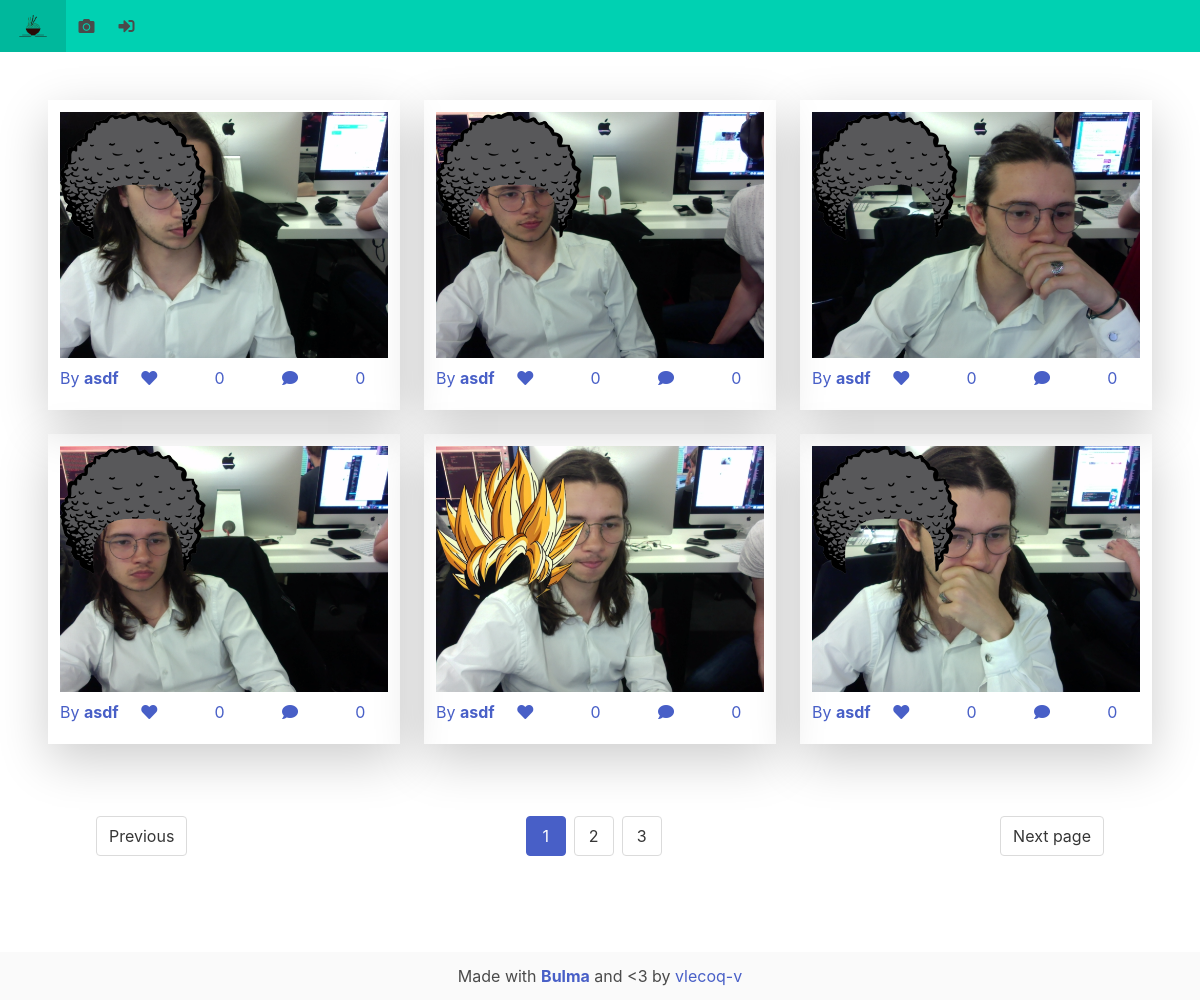
The page / on the database its author committed.
### tables this page shows
CREATE TABLE `pics` (
  `pic_path` varchar(100) NOT NULL,
  `pic_id` int(11) NOT NULL,
  `usr_id` int(11) NOT NULL
);

### controller/controller.php (called while the page is built, shortened)
<?php
require_once('model/pics.php');
require_once('model/likes.php');
require_once('model/comments.php');
function homepage($offset) {
	if (!isset($offset) || $offset < 0)
		$offset = 0;
	require('homepage.php');
}

### model/pics.php (called while the page is built, shortened)
<?php
class pics {
	public function get_count() {
		$db = $this->db_connect();
		$sql = "SELECT COUNT(*) FROM pics";
		$stmt = $db->prepare($sql);
		$stmt->execute();
		$this->count = $stmt->fetch()[0];
	}
	public function get_6($offset) {
		$db = $this->db_connect();
		$offset = $offset * 6;
		if ($offset == 0) {
			$sql = "SELECT * FROM pics ORDER BY pic_id DESC LIMIT 6";
		}
		else
			$sql = "SELECT * FROM pics ORDER BY pic_id DESC LIMIT 6
				OFFSET $offset";
		$stmt = $db->prepare($sql);
		$stmt->execute();
	}
	private function db_connect() {
		include('config/database.php');
		try {
			$db = new PDO ($DB_DSN, $DB_USER, $DB_PASSWORD);
			return($db);
		}
		catch (PDOException $e) {
			die ("</br>error connecting to DATABASE!</br>" . $e->getMessage());
		}
	}
}

### model/comments.php (called while the page is built, shortened)
<?php
class comm {
	public function get_comm($pic_id) {
		$db = $this->db_connect();
		$sql = "SELECT COUNT(*) FROM comm WHERE pic_id = :pic_id";
		$stmt = $db->prepare($sql);
		$stmt->bindValue(":pic_id", $pic_id);
		$stmt->execute();
	}
	private function db_connect() {
		include('config/database.php');
		try {
			$db = new PDO ($DB_DSN, $DB_USER, $DB_PASSWORD);
			return($db);
		}
		catch (PDOException $e) {
			die ("</br>error connecting to DATABASE!</br>" . $e->getMessage());
		}
	}
}

### model/likes.php (called while the page is built, shortened)
<?php
class likes {
	public function get_likes($pic_id) {
		$db = $this->db_connect();
		$sql = "SELECT COUNT(*) FROM likes WHERE pic_id = :pic_id";
		$stmt = $db->prepare($sql);
		$stmt->bindValue(":pic_id", $pic_id);
		$stmt->execute();
	}
	private function db_connect() {
		include('config/database.php');
		try {
			$db = new PDO ($DB_DSN, $DB_USER, $DB_PASSWORD);
			return($db);
		}
		catch (PDOException $e) {
			die ("</br>error connecting to DATABASE!</br>" . $e->getMessage());
		}
	}
}

### controller/homepage.php (the view, shortened to what this page needs)
<?php
function all_posts($offset) {
	$posts = new pics();
	$posts->get_count();
	$posts->get_6($offset);
	foreach ($posts->all as $key => $post) {
		$pic = new pics();
		$pic->get_1($post['pic_id']);
		if ($key % 3 == 0 AND $key !== 0) {
			echo "
			</div>
			<div class='columns'>";
		}
		$likes = new likes();
		$likes->get_likes($post['pic_id']);
		$comm = new comm();
		$comm->get_comm($post['pic_id']);
		html_post($pic->new, $likes->count, $comm->count, $post['pic_id'], $likes->is_liked($post['pic_id']));
	}
	html_pagination($offset);
}
function html_post($pic, $likes, $comm, $pic_id, $liked) {
	if (!$_SESSION['logged'])
		$href = "href=index.php?action=identification";
	else
		$href = "#";
	echo "
	<div class='column post'>
		<a href='index.php?action=pic_view&pic_id=" . $pic_id . "'>
			<article class='media post_media'>
				<div class='media-content'>
					<figure class='image post_image'>
						<img src='" . $pic['pic_path'] . "' class='myimg'>
					</figure>
					<nav class='level is-mobile post_level'>
						<a class='level-left'>
							<a>By <strong>" . $pic['username'] . "</strong></a>
						</a>";
	if ($liked) {
		echo "
						<a class='level-item'>
							<span class='icon is-small has-text-primary' id='" . $pic_id . "_like'><i class='fas fa-heart'></i></span>
						</a>";}
	else {
		echo "
						 <a " . $href . " class='level-item'>
							<span class='icon is-small' id='" . $pic_id . "_like'><i class='fas fa-heart'></i></span>
						</a>";}
	echo "
						<a class='level-item' id='" . $pic_id . "_like_nb'>
							<span >" . $likes . "</span>
						</a>
						<a " . $href . " class='level-item'>
							<span class='icon is-small'><i class='fas fa-comment'></i></span>
						</a>
						<a class='level-item'>
							<span >" . $comm . "</span>
						</a>
					</nav>
				</div>
			</article>
		</a>
	</div>";
}
function html_pagination($offset) {
	$posts = new pics();
	$posts->get_count();
	$count = $posts->count / 6;
	$offset_minus = $offset - 1;
	$offset_plus = $offset + 1;
	$i = 0;
	echo "
	</div>
	<section class='section'>
		<nav class='pagination is-centered' role='navigation' aria-label='pagination'>
			<a href='index.php?offset=" . $offset_minus . "' class='pagination-previous'>Previous</a>
			<a href='index.php?offset=" . $offset_plus . "' class='pagination-next'>Next page</a>
			<ul class='pagination-list'>";
	while ($i < $count) {
		$current = $i + 1;
		if ($offset == $i)
			echo "<li><a href='index.php?offset=" . $i . "' class='pagination-link is-current' aria-label='Goto page 1' aria-current='page'>" . $current ."</a></li>";
		else
			echo "<li><a href='index.php?offset=" . $i . "' class='pagination-link' aria-label='Goto page 1'>" . $current ."</a></li>";
		$i++;
	}
	echo
			"</ul>
		</nav>
	</section>";
}
require_once('view/homepage.php');

### view/header.php (shortened to what this page needs)
<!DOCTYPE html>
<html>
  <head>
		<link rel="stylesheet" href="https://cdnjs.cloudflare.com/ajax/libs/bulma/0.7.4/css/bulma.min.css">
		<link rel="stylesheet" href="https://use.fontawesome.com/releases/v5.7.1/css/all.css">
		<link href="public/css/style_id.css" rel="stylesheet" type="text/css">
		<link rel="stylesheet" href="public/css/mycss.css">
  </head>
  <body>
		<nav class="navbar is-primary is-bold" role="navigation" aria-label="main navigation">
			<div class="navbar-brand">
				<a href="index.php?offset=0" class="navbar-item">
					<img src="public/img/filters/ramen-logo.png" alt="Turn your world into a funky manga one">
				</a>
			</div>
			<div class="navbar-menu" id="Mynavbar">
				<a href="index.php?action=picture" class="navbar-item">
					<span class="icon">
						<i class="fas fa-camera"></i>
					</span>
				</a>
				<?php
					if ($_SESSION['logged'] == 1) {
						echo "<a href='index.php?action=my_account' class='navbar-item'>
							<span class='icon'>
								<i class='fas fa-address-card'></i>
							</span>
						</a>";
						echo "<a href='index.php?action=log_out' class='navbar-item'>
							<span class='icon'>
								<i class='fas fa-sign-out-alt'></i>
							</span>
						</a>";
					}
					else {
						echo "<a href='index.php?action=identification' class='navbar-item'>
							<span class='icon'>
								<i class='fas fa-sign-in-alt'></i>
							</span>
						</a>";
					}
				?>
			</div>
		</nav>
	</body>
</html>

### index.php (shortened to what this page needs)
<?php
require_once('controller/controller.php');
require_once('view/header.php');
if (isset($_GET['action']) AND $_SESSION['logged'] == 1) {
	if ($_GET['action'] == 'identification')
		identification();
	else if ($_GET['action'] == 'log_out')
		log_out();
	else if ($_GET['action'] == 'my_account')
		my_account();
	else if ($_GET['action'] == 'download')
		download();
	else if ($_GET['action'] == 'upload')
		upload();
	else if ($_GET['action'] == 'picture')
		picture();
	else if ($_GET['action'] == 'pic_view')
		pic_view($_GET['pic_id']);
	else if ($_GET['action'] == 'delete_pic')
		delete_pic($_POST['id']);
	else
		display_warning("The page you are trying to find is not here!");
}
else
	homepage($_GET['offset']);
require_once('view/footer.php');

### view/homepage.php (shortened to what this page needs)
<section class="hero">
	<div class="hero-body">
		<div class="columns" id="columns">
			<?php
				all_posts($offset);
			?>
		</div>
</section>

### view/footer.php
	<body>
		<div class="wrapper_footer">
			<footer class="my_footer">
				<div class="content has-text-centered">
					<p>
					Made with <strong><a href="https://bulma.io/">Bulma</strong></a> and &lt3 by
					<a href="https://profile.intra.42.fr/users/vlecoq-v">vlecoq-v</a>
					</p>
				</div>
			</footer>
		</div>
	</body>
</html>

### public/css/style_id.css (style rules this page uses)
* { box-sizing: border-box; font-family: -apple-system, BlinkMacSystemFont, "segoe ui", roboto, oxygen, ubuntu, cantarell, "fira sans", "droid sans", "helvetica neue", Arial, sans-serif; font-size: 16px; -webkit-font-smoothing: antialiased; -moz-osx-font-smoothing: grayscale; }

### public/css/mycss.css (style rules this page uses)
html, body { width : 100%; height : 100%; }
footer { bottom: 0px; }
body { font-family: -apple-system, BlinkMacSystemFont, 'Segoe UI', Roboto, Oxygen, Ubuntu, Cantarell, 'Open Sans', 'Helvetica Neue', sans-serif; height: 100%; display: flex; flex-direction: column; min-height: 100vh; }
.hero { flex: 1; }
.wrapper_footer { flex-shrink: 0; padding-bottom: 1.5vh; padding-top: 1.5vh; background-color: hsl(0, 0%, 98%); }
.post_media { box-shadow: 0 1rem 3rem rgba(0,0,0,.2); padding: 1vw; }
.post_level { padding-top: 1vh; padding-bottom: 1vh; }

### rows shown on the page
pics: pic_path (picture), likes "0", comm "0"
pics: pic_path (picture), likes "0", comm "0"
pics: pic_path (picture), likes "0", comm "0"
pics: pic_path (picture), likes "0", comm "0"
pics: pic_path (picture), likes "0", comm "0"
pics: pic_path (picture), likes "0", comm "0"

### other values the page prints
$current "1"
$current "2"
$current "3"
